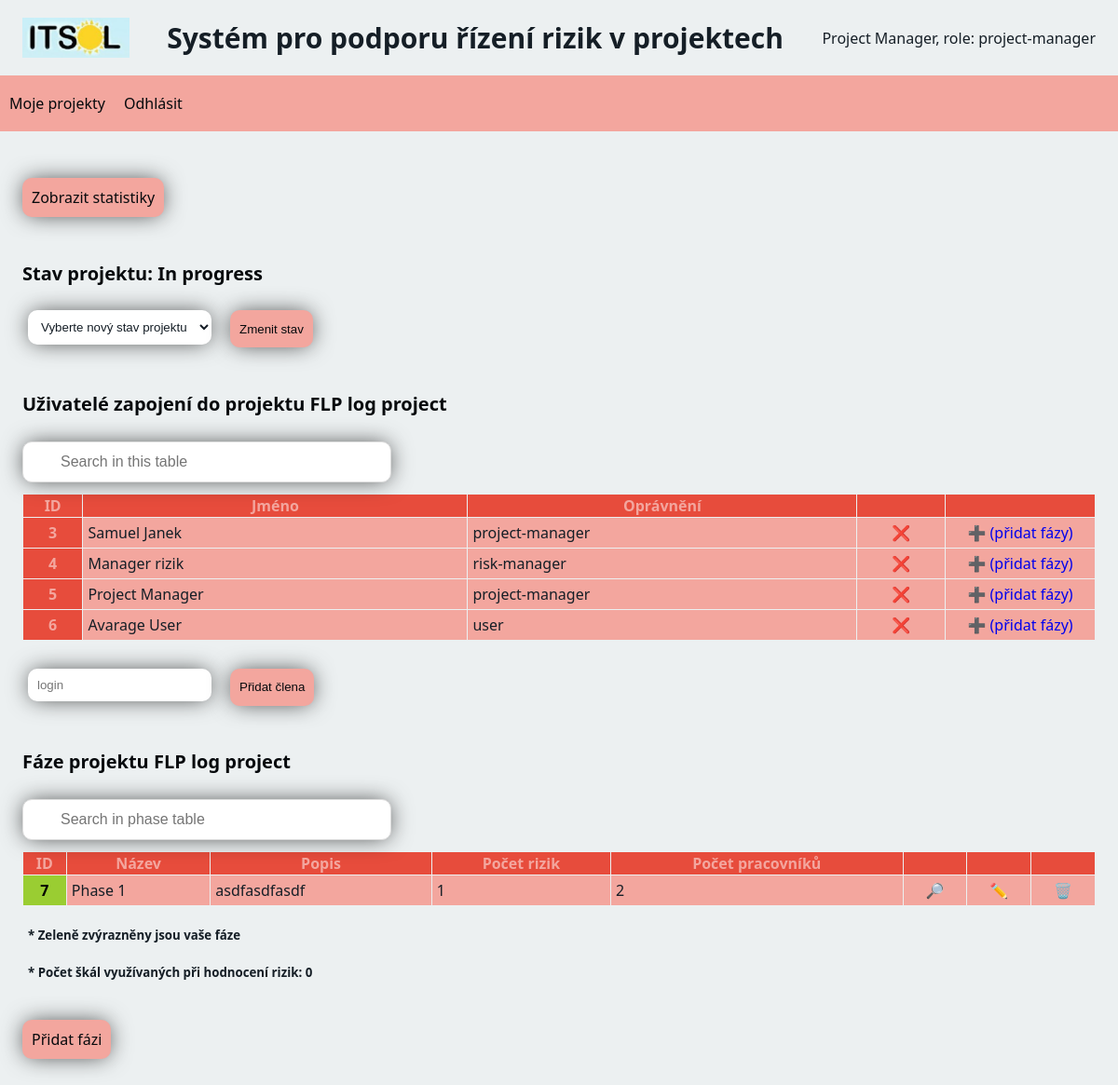
The page /projects/projectDetail/5 (signed in) on the database as committed earlier.
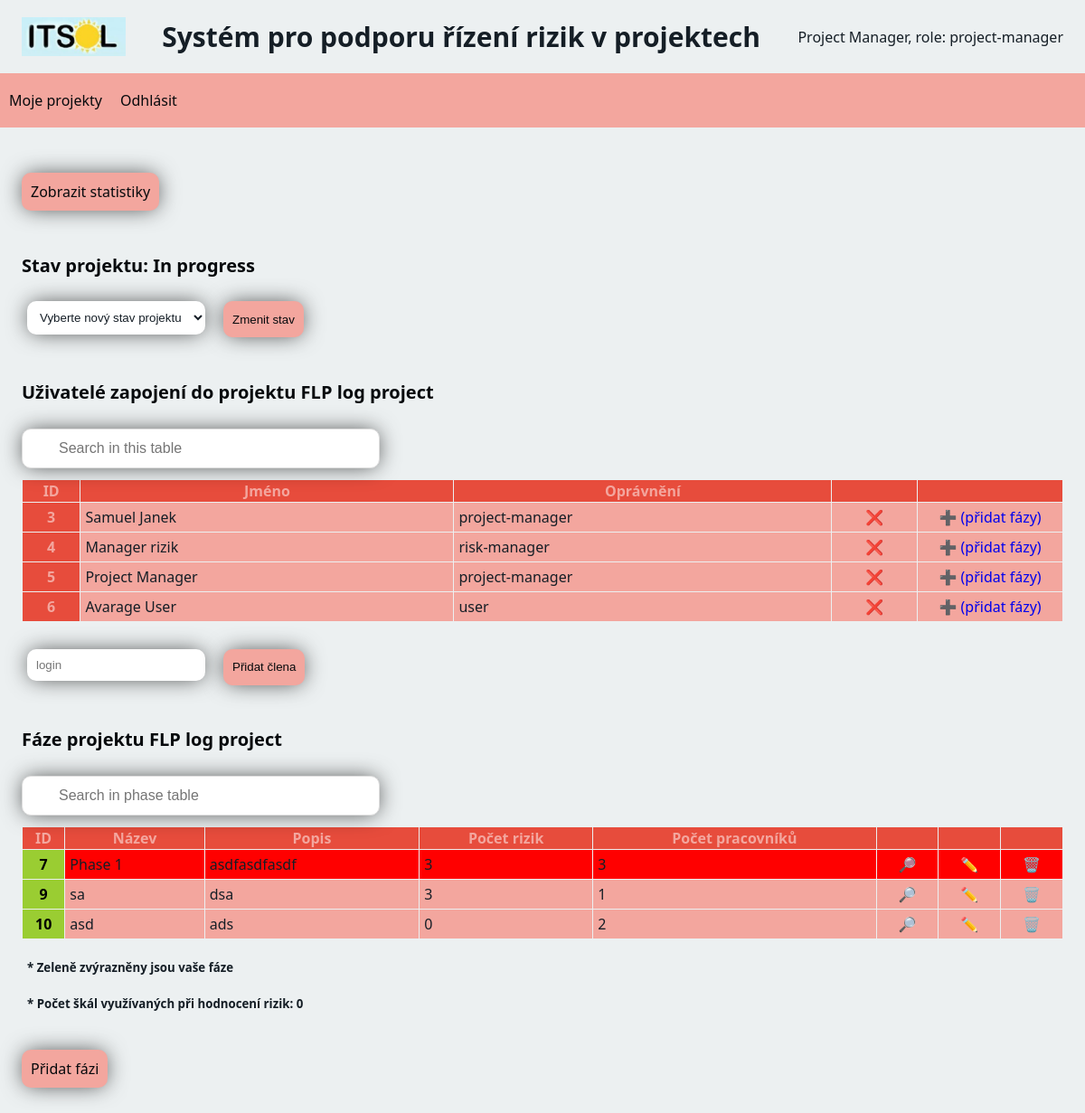
The same page on the database as committed later.
### riskManagement/models.py (models this page shows)
class User(models.Model):
    firstName = models.CharField(max_length=255)
    lastName = models.CharField(max_length=255)
    email = models.CharField(max_length=255, unique=True)
    phoneNum = models.CharField(max_length=255, unique=True)
    userLogin = models.CharField(max_length=255, unique=True)
    password = models.CharField(max_length=255)
    privileges = models.CharField(max_length=255)

class Phase(models.Model):
    name = models.CharField(max_length=255)
    description = models.CharField(max_length=255)
    participants = models.ManyToManyField(User, related_name="participants")
    dateFrom = models.DateField()
    dateTo = models.DateField()
    foreignKeyProject = models.ForeignKey(Project, on_delete=models.CASCADE)

### riskManagement/views.py (the view)
# urls.py: path('projects/projectDetail/<int:id>', views.projectDetail, name='projectDetail'),
def projectDetail(request, id):
    current_user_id = request.session["id"]
    template = loader.get_template("projectDetail.html")
    project = Project.objects.get(id=id)
    user_is_proj_manager_of_project = Project.objects.get(id=id).foreignKeyManager == User.objects.get(id=current_user_id)
    user_is_admin = request.session.get("privileges") == "admin"
    is_authorized = user_is_proj_manager_of_project or user_is_admin
    phases = Phase.objects.filter(foreignKeyProject=id)
    phasesData = []
    for phase in phases:
        riskCounter = 0
        critical = False
        is_my_phase = phase.participants.filter(Q(id=current_user_id)).exists()
        for risk in Risk.objects.all():
            if risk.foreignKeyPhase == phase:
                if risk.impact == "Big":
                    critical = True
                if risk.impact == "Katastrofický":
                    critical = True
                riskCounter += 1
        phasesData.append((phase, riskCounter, is_my_phase, critical))
    context = {
    "user" :  User.objects.get(id=current_user_id),
        "privileges": request.session.get("privileges"),
        "users": Project.objects.get(id=id).members.all(),
        "phases": phasesData,
        "projectId": id,
        "project": project,
        "is_user_authorized": is_authorized,
        "is_editable": project.state != "Closed" and project.state != "Canceled"
    }
    log_info(request, f"navigation to 'Project detail' view")
    return HttpResponse(template.render(context, request))

### riskManagement/helpers.py (called while the page is built)
def log_info(request, message):
    user_id = request.session["id"]
    privileges = request.session["privileges"]
    logger.info(f"USER_INFO : [ id: {user_id}, privileges: {privileges} ] - {message}")

### riskManagement/templates/projectDetail.html (shortened to what the changed rows need)
<!DOCTYPE html>
<html>
    <head>
        {% include 'head.html' %}
    </head>
    <body>
        {% include 'nav.html' %}
        <h2>Stav projektu: {{ project.state }}</h2>
        <h2>Uživatelé zapojení do projektu {{ project.name }}</h2>
        <table id=userProjectTable>
            <tr>
                <th>ID</th>
                <th>Jméno</th>
                <th>Oprávnění</th>
                {% if is_user_authorized and is_editable %}
                    <th></th>
                    <th></th>
                {% endif %}
            </tr>
            {% for x in users %}
                <tr>
                    <th>{{ x.id }}</th>
                    <td>{{ x.firstName }} {{ x.lastName }}</td>
                    <td>{{ x.privileges }}</td>
                    {% if is_user_authorized and is_editable %}
                        <td class="center"><a href="removeUserFromProject/{{ x.id }}/{{ projectId }}">❌</a></td>
                        <td class="center" style="width: 150px;"><a href="addUserToPhase/{{ x.id }}/{{ projectId }}">➕ (přidat fázy)</a></td>
                    {% endif %}
                </tr>
            {% endfor %}
        </table>
        <h2>Fáze projektu {{ project.name }}</h2>
        <table id="phaseTable">
            <tr>
                <th>ID</th>
                <th>Název</th>
                <th>Popis</th>
                <th>Počet rizik</th>
                <th>Počet pracovníků</th>
                <th></th>
                {% if is_user_authorized and is_editable %}
                    <th></th>
                    <th></th>
                {% endif %}
            </tr>
            {% for phase, risks_count, is_my_phase, critical in phases %}
                {% if critical %}
                  <tr class="critical">
                {% else %}
                    <tr>
                {% endif %}
                    {% if is_my_phase %}
                        <th style="background-color: yellowgreen; color: black;" >{{ phase.id }}</th>
                    {% else %}
                        <th>{{ phase.id }}</th>
                    {% endif %}
                    <td>{{ phase.name }}</td>
                    <td>{{ phase.description }}</td>
                    <td>{{ risks_count }}</td>
                    <td>{{ phase.participants.all.count }}</td>
                    <td class="center"><a href="phaseDetail/{{ projectId }}/{{ phase.id }}">🔎</a></td>
                    {% if is_user_authorized and is_editable %}
                        <td class="center"><a href="editPhase/{{ phase.id }}/{{ projectId }}">✏️</a></td>
                        <td class="center"><a href="removePhase/{{ phase.id }}/{{projectId }}">🗑️</a></td>
                    {% endif %}
                </tr>
            {% endfor %}
        </table>
    </body>
</html>

### riskManagement/templates/nav.html (shortened to what this page needs)
<div class="header">
    {% load static %}
    <img src="{% static 'logo.JPG' %}" alt="Logo ITSol" style="width: 10%;" >
    <h1>Systém pro podporu řízení rizik v projektech</h1>
    <div>{{user.firstName}} {{user.lastName}}, role: {{user.privileges}}</div>
</div>
<nav>
    <a href="{% url 'projects' %}">Moje projekty</a>
    <a href="{% url 'index' %}">Odhlásit</a>
</nav>

Rows that differ between the two databases and show on the page:
computed for Phase "Phase 1": risks_count "1" → "3"; participants.all.count "2" → "3"
added Phase: id "9", name "sa", description "dsa", risks_count "3", participants.all.count "1"
added Phase: id "10", name "asd", description "ads", risks_count "0", participants.all.count "2"
